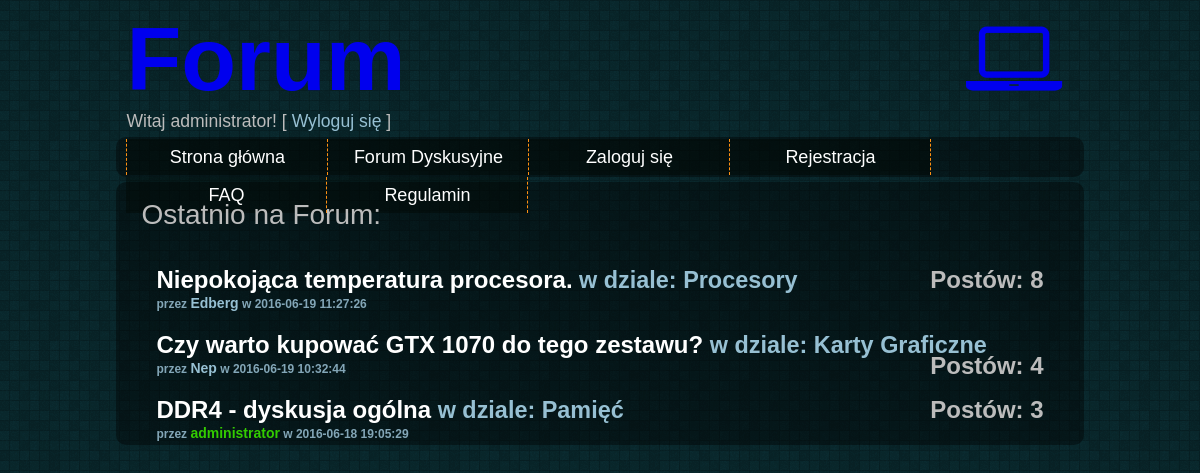
The app's page /Forum/index.php (signed in) with its own data.
### tables this page shows
CREATE TABLE `tematy` (
  `nazwa` text NOT NULL,
  `tresc` text NOT NULL,
  `wlasciciel` text NOT NULL,
  `id` int(10) UNSIGNED NOT NULL,
  `idDzialu` int(10) UNSIGNED NOT NULL,
  `data` timestamp NOT NULL DEFAULT CURRENT_TIMESTAMP ON UPDATE CURRENT_TIMESTAMP,
  `liczbaPostow` int(11) NOT NULL,
  `nazwaDzialu` text NOT NULL
);

### Forum/index.php (the view, shortened to what this page needs)
<!DOCTYPE html>
<html>
  <head>
    <link rel="stylesheet" href="styles/style.css">
    <link rel="stylesheet" href="styles/forum_style.css">
    <link rel="stylesheet" href="styles/fontello/fontello.css">
  </head>
  <body>
    <header>
      <div id="header">
      <span id="top"><a href="index.php">Forum</a><a href="index.php"><i class="icon-laptop"></i></a></span>
      <?php
      if (isset($_SESSION['online']))
      {
        echo "Witaj ".$_SESSION['user'].'! [ <a id="logout" href="services/logout.php">Wyloguj się</a> ]';
      }
      ?>
      </div>
    </header>
    <section>
      <div id="navbar">
        <ol>
      <li><a href="index.php">Strona główna</a></li>
      <li><a href="forum.php">Forum Dyskusyjne</a></li>
      <li><a href="login_form.php">Zaloguj się</a></li>
      <li><a href="register_form.php">Rejestracja</a></li>
      <li><a href="faq.php">FAQ</a></li>
      <li><a href="rules.php">Regulamin</a></li>
    </ol>
      </div>
      <div class="main">
        <br />
        <span id="recent">Ostatnio na Forum: </span><br /><br />
        <div id="forum">
          <?php
          require_once "services/connect.php";
          $conn = new mysqli($host, $db_user, $db_password, $db_name);
            $sql = "SELECT * FROM tematy ORDER BY data DESC LIMIT 15" ;
            $result = mysqli_query($conn, $sql);
              if (mysqli_num_rows($result) > 0) {
                  while($row = mysqli_fetch_assoc($result)) {
                      echo "<div class='topicMain'><div class='topic'><a href='posts.php?id=".$row['id']."&nazwa=".$row['nazwa']."&idDzialu=".$row['idDzialu']."'>"
                      . $row['nazwa']."</a><span class='dzial'> w dziale:  ".$row['nazwaDzialu']."</span><span class='topicCounter'>Postów: ".$row['liczbaPostow']."</span><br /><span class='topicInfo'> przez ";
                        if($row['wlasciciel']=='administrator') echo "<span class='topicAdmin'>"; else echo "<span class='topicUser'>";
                    echo "".$row['wlasciciel']."</span> w ".$row['data']."</span></div></div>";
                  }
              } else {
                  echo "0 results";
              }
          ?>
      </div>
    </section>
  </body>
</html>

### Forum/styles/style.css (style rules this page uses)
body { background-image: url(../images/random_grey_variations.png); font-family: Verdana, Helvetica, Arial, sans-serif; color: #e5e9eb; }
div { margin-bottom: 4px; clear: both; border-radius: 10px; color: #bcbcbc; padding: 0 10px; margin: 5px 0; font-size: 1.1em; }
ol { padding: 0; margin: 0; list-style-type: none; font-size: 18px; height: 35px; line-height: 200%; display: inline-block; }
ol a { color: #ffffff; text-decoration: none; display: block; }
ol > li { float: left; width: 200px; background-color: rgba(1,5,0,0.4); margin-top: 2px; border-right: 1px dashed #fd9013; }
ol > li:first-child { border-left: 1px dashed #fd9013; }
.main { background-color: rgba(1,0,0,0.4); margin-left: auto; margin-right: auto; width: 80%; height: auto; }
#navbar { background-color: rgba(1,0,0,0.4); margin-left: auto; text-align: center; margin-right: auto; width: 80%; height: 40px; margin-bottom: 5px; }
#header { margin-left: auto; margin-right: auto; width: 80%; height: auto; }
.icon-laptop { float: right; }
#top { display: block; font-size: 5.1em; }
#top > a { text-decoration: none; font-weight: bold; }
#logout { text-decoration: none; color: #97c0d3; }

### Forum/styles/forum_style.css (style rules this page uses)
#forum { font-weight: bold; }
.topicMain { display: block; padding: 10px; height: 40px; }
.topic { line-height: 85% !important; }
.topic > a { font-family: "Trebuchet MS", Helvetica, Arial, Sans-serif; text-decoration: none; color: #fff; margin-bottom: 0 !important; padding: 0 !important; font-size: 24px; }
.topicInfo { color: #83a6b7; padding: 0 !important; font-size: 12px; }
.topicUser { color: #97c0d3; font-size: 14px; }
.topicAdmin { font-size: 14px; color: #33CC00; }
.topicCounter { font-size: 24px; float: right; }
#recent { line-height: 85% !important; margin-top: 10px; margin-bottom: 15px; padding: 15px; font-size: 28px; }
.dzial { color: #97c0d3; }

### records on screen
tematy: nazwa "Niepokojąca temperatura procesora.", nazwaDzialu "Procesory", liczbaPostow "8", wlasciciel "Edberg", data "2016-06-19 11:27:26"
tematy: nazwa "Czy warto kupować GTX 1070 do tego zestawu?", nazwaDzialu "Karty Graficzne", liczbaPostow "4", wlasciciel "Nep", data "2016-06-19 10:32:44"
tematy: nazwa "DDR4 - dyskusja ogólna", nazwaDzialu "Pamięć", liczbaPostow "3", wlasciciel "administrator", data "2016-06-18 19:05:29"

### other values on screen
$_SESSION['user'] "administrator"
